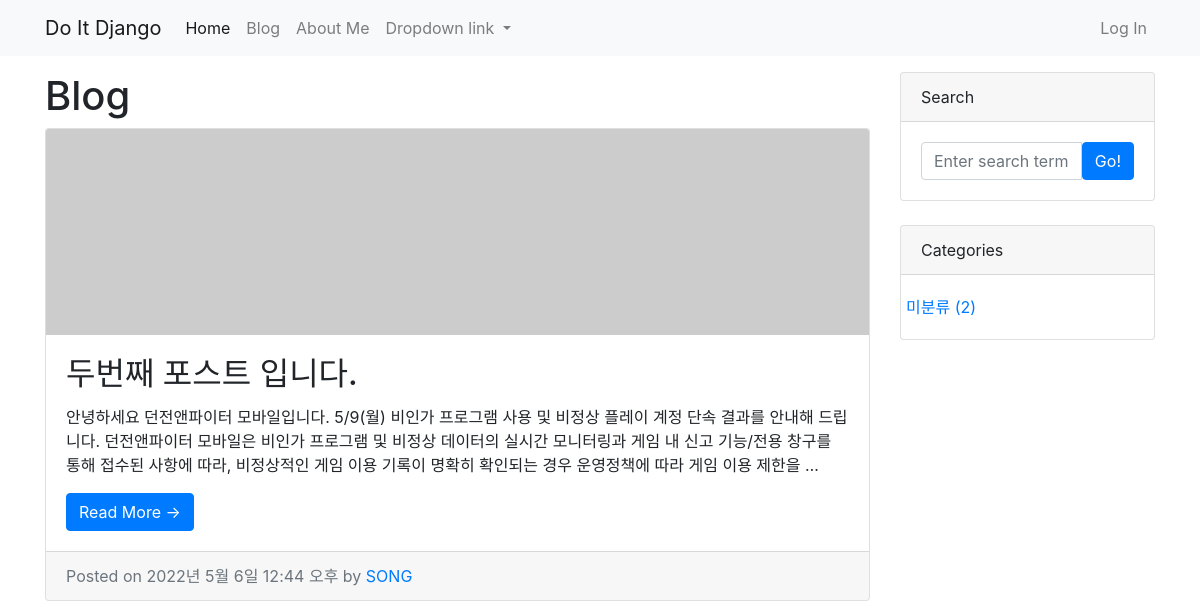
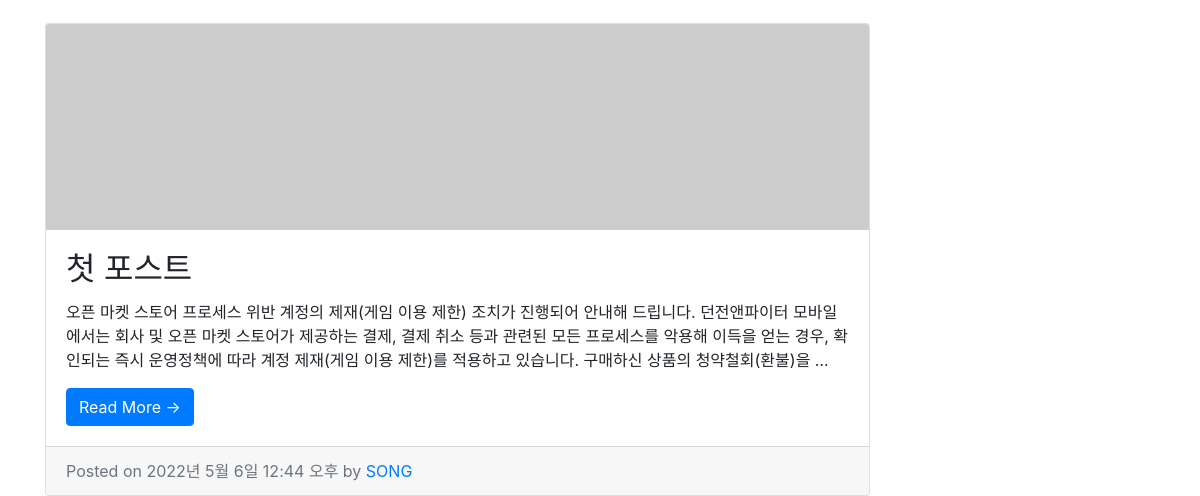
The page /blog/ (upper part) on the database as committed earlier (2 pictures, top to bottom).
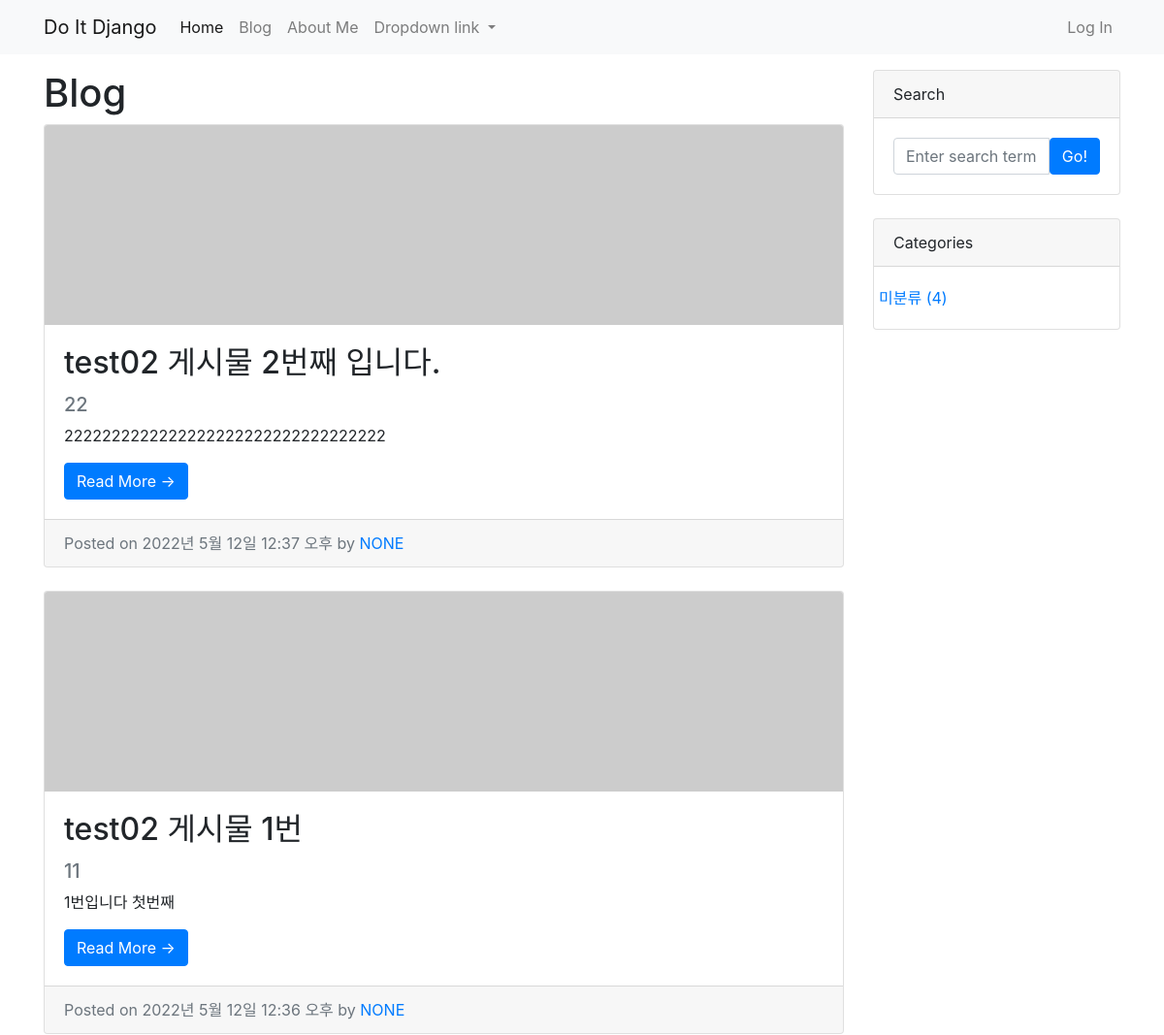
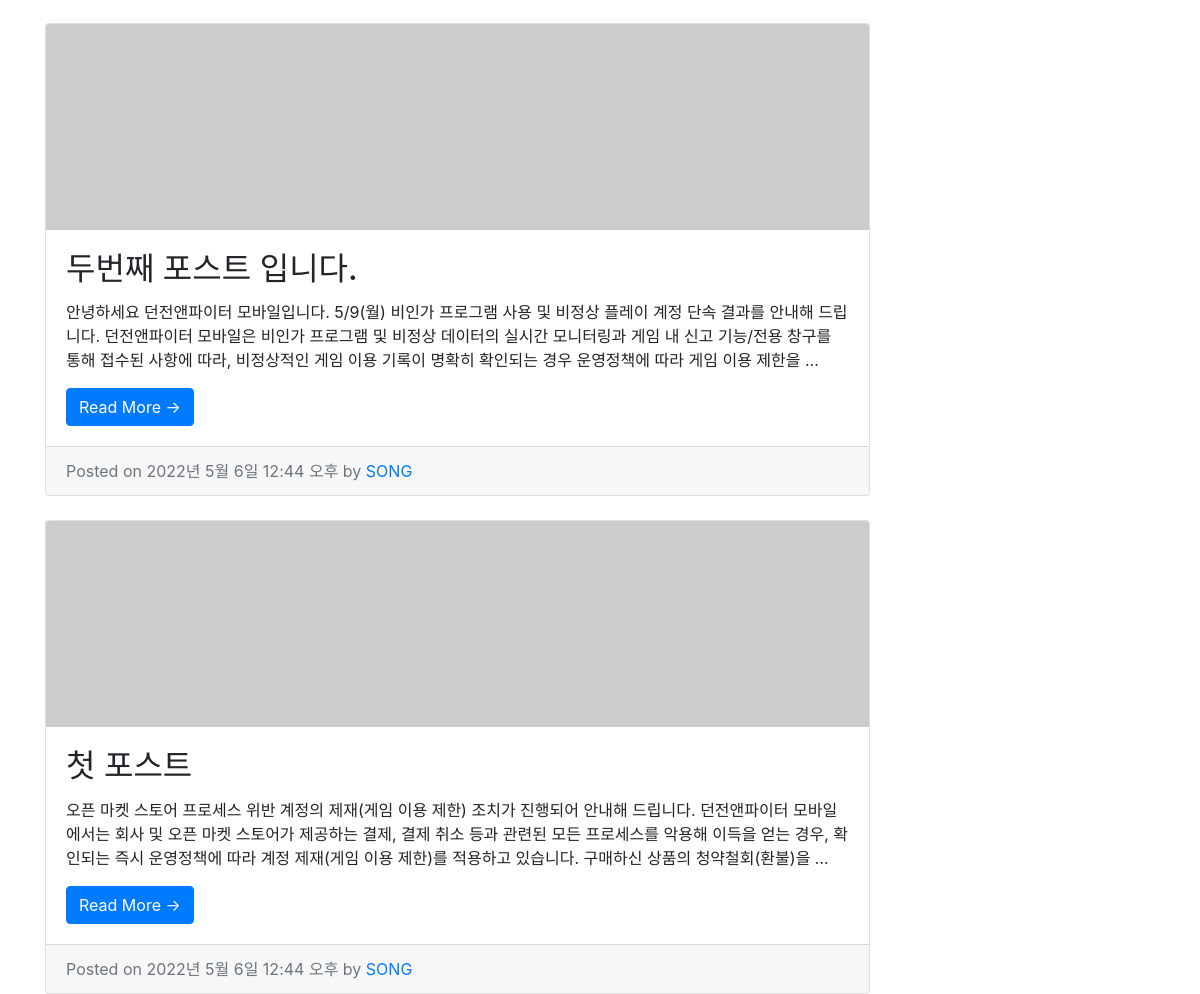
The same page on the database as committed later (2 pictures, top to bottom).
### blog/models.py (models this page shows, shortened)
class Post(models.Model):
    title = models.CharField(max_length=30)
    hook_text = models.CharField(max_length=100, blank=True)
    content = models.TextField()
    head_image = models.ImageField(upload_to='blog/images/%Y/%m/%d/', blank=True)
    file_upload = models.FileField(upload_to='blog/files/%Y/%m/%d/', blank=True)
    created_at = models.DateTimeField(auto_now_add=True)
    updated_at = models.DateTimeField(auto_now=True)
    author = models.ForeignKey(User, null=True, on_delete=models.SET_NULL)
    category = models.ForeignKey(Category, null=True, blank=True, on_delete=models.SET_NULL)
    def get_absolute_url(self):
        return '/blog/{}/'.format(self.pk)

### blog/views.py (the view)
# urls.py: path('', views.PostList.as_view()),
class PostList(ListView):
    model = Post
    ordering = '-pk'
    def get_context_data(self, **kwargs):
        context = super(PostList, self).get_context_data()
        context['categories'] = Category.objects.all()
        context['no_category_post_count'] = Post.objects.filter(category= None).count()
        return context

### blog/templates/blog/post_list.html (shortened to what this page needs)
{% extends 'blog/base.html' %}
{% block main_area %}
    <h1>Blog</h1>
    {% if post_list.exists %}
    {% for p in post_list %}
    <div class="card mb-4">
        {% if p.head_image %}
        <img class="card-img-top" src="{{ p.head_image.url }}" alt="{{ p }} head im-age">
        {% else %}
        <img class="card-img-top" src="https://picsum.photos/seed/{{ p.id }}/800/200" alt="random_image">
        {% endif %}
        <div class="card-body">
            <h2 class="card-title">{{ p.title }}</h2>
            {% if p.hook_text %}
            <h5 class="text-muted">{{ p.hook_text }}</h5>
            {% endif %}
            <p class="card-text">{{ p.content | truncatewords:45 }}</p>
            <a href="{{ p.get_absolute_url }}" class="btn btn-primary">Read More &rarr;</a>
        </div>
        <div class="card-footer text-muted">
            Posted on {{ p.created_at }} by
            <a href="#">{{ p.author | upper }}</a>
        </div>
    </div>
    {% endfor %}
    {% else %}
    <h3>아직 게시물이 없습니다.</h3>
    {% endif %}
{% endblock %}

### blog/templates/blog/base.html (shortened to what this page needs)
<!DOCTYPE html>
{% load static %}
<html lang="ko-kr">
<head>
    <link rel="stylesheet" href="{% static 'blog/bootstrap/bootstrap.min.css' %}" media="screen">
</head>
<body>
 {% include 'blog/navbar.html' %}
    <div class="container my-3">
        <div class="row">
            <div class="col-md-8 col-lg-9" id="main-area">
                {% block main_area %}
                {% endblock %}
            </div>
            <div class="col-md-4 col-lg-3">
                <div class="card mb-4">
                    <div class="card-header">Search</div>
                    <div class="card-body">
                        <div class="input-group">
                            <input class="form-control" type="text" placeholder="Enter search term..."
                                aria-label="Enter search term..." aria-describedby="button-search" />
                            <button class="btn btn-primary" id="button-search" type="button">Go!</button>
                        </div>
                    </div>
                </div>
                <div class="card mb-4" id="categories-card">
                    <div class="card-header">Categories</div>
                    <div class="card-body">
                        <div class="row">
                            <ul class="list-unstyled mb-0">
                                <li>
                                    <a href="/blog/category/no_category/">미분류 ({{ no_category_post_count }})</a>
                                </li>
                            </ul>
                        </div>
                    </div>
                </div>
            </div>
        </div>
    </div>
</body>
</html>

### blog/templates/blog/navbar.html (shortened to what this page needs)
<nav class="navbar navbar-expand-lg navbar-light bg-light">
    <div class="container">
        <a class="navbar-brand" href="/">Do It Django</a>
        <div class="collapse navbar-collapse" id="navbarNavDropdown">
            <ul class="navbar-nav mr-auto">
                <li class="nav-item active">
                    <a class="nav-link" href="/">Home</a>
                </li>
                <li class="nav-item">
                    <a class="nav-link" href="/blog/">Blog</a>
                </li>
                <li class="nav-item">
                    <a class="nav-link" href="/about/">About Me</a>
                </li>
                <li class="nav-item dropdown">
                    <a class="nav-link dropdown-toggle" href="#" id="navbarDropdownMenuLink" role="button"
                        data-toggle="dropdown" aria-haspopup="true" aria-expanded="false">
                        Dropdown link
                    </a>
                </li>
            </ul>
            <ul class="navbar-nav">
                <li class="nav-item">
                    <a class="nav-link" href="#" data-toggle="modal" data-target="#loginModal">Log In</a>
                </li>
            </ul>
        </div>
    </div>
</nav>

Rows that differ between the two databases and show on the page:
added Post: title "test02 게시물 2번째 입니다.", hook_text "22", content "2222222222222222222222222222222222", created_at "2022년 5월 12일 12:37 오후", author "NONE"
added Post: title "test02 게시물 1번", hook_text "11", content "1번입니다 첫번째", created_at "2022년 5월 12일 12:36 오후", author "NONE"
Other text that changed with them:
{{ no_category_post_count }}: "2" → "4"
